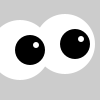
Frame 1 (no input)
Frame 60 (the mouse pressed at the canvas centre just before this capture): identical to frame 1, image omitted
Frame 120 (the mouse held since frame 60 and released just before this capture): identical to frame 1, image omitted

The Processing sketch that drew this single still picture (run headless with seeded random() and noise(); from frame 60 on, the mouse is pressed at the canvas centre):

// Processing sketch: eyes
// ── eyes.pde
void setup() {
  size(100, 100);
  noStroke();
}

void draw() {
  background(204);
  // Right shape
  fill(255);
  ellipse(65, 44, 60, 60);
  fill(0);
  ellipse(75, 44, 30, 30);
  fill(255);
  ellipse(81, 39, 6, 6);
  // Left shape
  fill(255);
  ellipse(20, 50, 60, 60);
  fill(0);
  ellipse(30, 50, 30, 30);
  fill(255);
  ellipse(36, 45, 6, 6);
}
